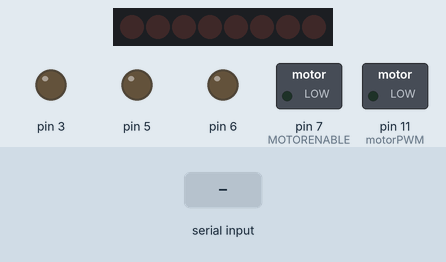
Simulated run of this sketch. Board: Arduino Uno, built with avr-gcc and run on an emulated ATmega328P. On the bench: 8 shift-register outputs drawn as a row of LEDs (first output left, lit = HIGH), switched loads named in the sketch (green lamp = pin HIGH), output pins drawn as LEDs (lit = HIGH). Wiring (inferred from the names in the program): shift register (74HC595): data pin 8; shift clock pin 4; latch pin 12. Wiring (inferred from the signals the program sends): row of LEDs: on Q0, Q1, Q2, Q3, Q4, Q5, Q6, Q7. The test bench sets the inputs (shaded band). Pins used as bus, display or sensor lines are not drawn; what the sketch prints to the serial monitor is not drawn.

Above: at 1.6 s.
1.7 s: "G" received over Serial
At 1.87 s:
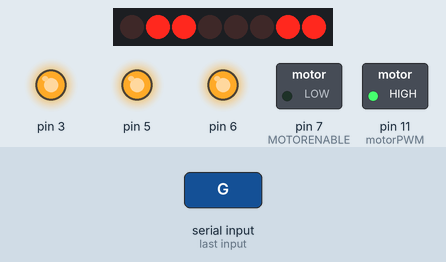
Timing chart, 0 to 4.4 s (numbered marks = the images above; inputs shaded):
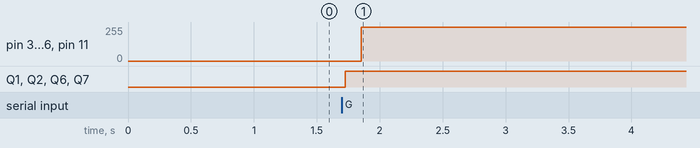

Measured:
- after the input at 1.7 s, pin 3, pin 5, pin 6, pin 11 (motorPWM): 0/255 → 255/255 after 0.15 s; Q1, Q2, Q6, Q7: LOW → HIGH at once

The sketch:

general_control.ino
```cpp
#define MOTORLATCH   12
#define MOTORCLK     4
#define MOTORENABLE  7
#define MOTORDATA    8
#define MOTOR1_A  2
#define MOTOR1_B  3
#define MOTOR2_A  1
#define MOTOR2_B  4
#define MOTOR3_A  5
#define MOTOR3_B  7
#define MOTOR4_A  0
#define MOTOR4_B  6
#define MOTOR1_PWM 11
#define MOTOR2_PWM 3
#define MOTOR3_PWM 6
#define MOTOR4_PWM 5
#define FORWARD   1
#define BACKWARD  2
#define RELEASE   3
// ================== 初始化 ==================
void setup() {
  Serial.begin(9600);
  Serial.println("控制说明:");
  Serial.println("A: 电机1/2正转，电机3/4反转");
  Serial.println("S: 电机1/2反转，电机3/4正转");
  Serial.println("D: 电机1/3正转，电机2/4反转");
  Serial.println("F: 电机1/3反转，电机2/4正转");
  Serial.println("G: 电机1/2正转，电机3/4反转，占空比 50→255→保持→50 循环");
  Serial.println("H: 电机1/2:left_right_arrow:3/4交替正反转 + PWM呼吸 (50~255)");
  Serial.println("J: 电机1/2正转，电机3/4反转，可用 +/- 调整占空比");
  Serial.println("空格: 停止所有电机并退出循环模式");
  // ============= 修改 PWM 频率到 ~31kHz =============
  TCCR0B = (TCCR0B & 0b11111000) | 0x01;
  TCCR2B = (TCCR2B & 0b11111000) | 0x01;
  Serial.println("PWM 频率已调到 ~31kHz");
}
// ================== 主循环 ==================
void loop() {
  if (Serial.available()) {
    char key = Serial.read();
    key = toupper(key);
    switch (key) {
      case 'A':
        motor(1, FORWARD, 255);
        motor(2, FORWARD, 255);
        motor(3, BACKWARD, 255);
        motor(4, BACKWARD, 255);
        Serial.println("执行 A: 电机1/2正转，电机3/4反转");
        break;
      case 'S':
        motor(1, BACKWARD, 255);
        motor(2, BACKWARD, 255);
        motor(3, FORWARD, 255);
        motor(4, FORWARD, 255);
        Serial.println("执行 S: 电机1/2反转，电机3/4正转");
        break;
      case 'D':
        motor(1, FORWARD, 255);
        motor(3, FORWARD, 255);
        motor(2, BACKWARD, 255);
        motor(4, BACKWARD, 255);
        Serial.println("执行 D: 电机1/3正转，电机2/4反转");
        break;
      case 'F':
        motor(1, BACKWARD, 255);
        motor(3, BACKWARD, 255);
        motor(2, FORWARD, 255);
        motor(4, FORWARD, 255);
        Serial.println("执行 F: 电机1/3反转，电机2/4正转");
        break;
      // ========== G 模式 ==========
      case 'G':
        Serial.println("执行 G: 电机1/2正转，电机3/4反转，占空比 50→255→保持→50 循环");
        while (true) {
          // 前2秒：50 -> 255
          for (int step = 0; step <= 100; step++) {
            int pwm = map(step, 0, 100, 50, 255);
            motor(1, FORWARD, pwm);
            motor(2, FORWARD, pwm);
            motor(3, BACKWARD, pwm);
            motor(4, BACKWARD, pwm);
            delay(20);
          }
          // 保持1秒
          motor(1, FORWARD, 255);
          motor(2, FORWARD, 255);
          motor(3, BACKWARD, 255);
          motor(4, BACKWARD, 255);
          delay(1000);
          // 后2秒：255 -> 50
          for (int step = 0; step <= 100; step++) {
            int pwm = map(step, 0, 100, 255, 50);
            motor(1, FORWARD, pwm);
            motor(2, FORWARD, pwm);
            motor(3, BACKWARD, pwm);
            motor(4, BACKWARD, pwm);
            delay(20);
          }
          if (Serial.available()) {
            char key2 = Serial.read();
            if (key2 == ' ') {
              stopAllMotors();
              Serial.println(":warning: 退出 G 模式");
              break;
            }
          }
        }
        break;
      // ========== H 模式 ==========
      case 'H':
        Serial.println("执行 H: 电机1/2:left_right_arrow:3/4交替正反转 + PWM呼吸 (50~255)");
        while (true) {
          // 电机1/2正转, 电机3/4反转
          for (int pwm = 50; pwm <= 255; pwm++) {
            motor(1, FORWARD, pwm);
            motor(2, FORWARD, pwm);
            motor(3, BACKWARD, pwm);
            motor(4, BACKWARD, pwm);
            delay(10);
          }
          for (int pwm = 255; pwm >= 50; pwm--) {
            motor(1, FORWARD, pwm);
            motor(2, FORWARD, pwm);
            motor(3, BACKWARD, pwm);
            motor(4, BACKWARD, pwm);
            delay(10);
          }
          stopAllMotors();
          delay(1000);
          // 电机1/2反转, 电机3/4正转
          for (int pwm = 50; pwm <= 255; pwm++) {
            motor(1, BACKWARD, pwm);
            motor(2, BACKWARD, pwm);
            motor(3, FORWARD, pwm);
            motor(4, FORWARD, pwm);
            delay(10);
          }
          for (int pwm = 255; pwm >= 50; pwm--) {
            motor(1, BACKWARD, pwm);
            motor(2, BACKWARD, pwm);
            motor(3, FORWARD, pwm);
            motor(4, FORWARD, pwm);
            delay(10);
          }
          stopAllMotors();
          delay(1000);
          if (Serial.available()) {
            char key2 = Serial.read();
            if (key2 == ' ') {
              stopAllMotors();
              Serial.println(":warning: 退出 H 模式");
              break;
            }
          }
        }
        break;
      // ========== J 模式 ==========
      case 'J':
        Serial.println("执行 J: 电机1/2正转, 电机3/4反转, 用 +/- 调节占空比");
        {
          int pwmJ = 150;  // 初始占空比
          while (true) {
            motor(1, FORWARD, pwmJ);
            motor(2, FORWARD, pwmJ);
            motor(3, BACKWARD, pwmJ);
            motor(4, BACKWARD, pwmJ);
            if (Serial.available()) {
              char key2 = Serial.read();
              if (key2 == '+') {
                pwmJ = min(pwmJ + 10, 255);
                Serial.print("PWM 增加到: "); Serial.println(pwmJ);
              } else if (key2 == '-') {
                pwmJ = max(pwmJ - 10, 50);
                Serial.print("PWM 减少到: "); Serial.println(pwmJ);
              } else if (key2 == ' ') {
                stopAllMotors();
                Serial.println(":warning: 退出 J 模式");
                break;
              }
            }
            delay(50);
          }
        }
        break;
      case ' ':  // 空格停止
        stopAllMotors();
        Serial.println(":warning: 所有电机停止");
        break;
    }
  }
}
// ================== 停止所有电机 ==================
void stopAllMotors() {
  for (int i = 1; i <= 4; i++) {
    motor(i, RELEASE, 0);
  }
}
// ================== 电机控制函数 ==================
void motor(int nMotor, int command, int speed) {
  int motorA, motorB, motorPWM;
  switch (nMotor) {
    case 1: motorA = MOTOR1_A; motorB = MOTOR1_B; motorPWM = MOTOR1_PWM; break;
    case 2: motorA = MOTOR2_A; motorB = MOTOR2_B; motorPWM = MOTOR2_PWM; break;
    case 3: motorA = MOTOR3_A; motorB = MOTOR3_B; motorPWM = MOTOR3_PWM; break;
    case 4: motorA = MOTOR4_A; motorB = MOTOR4_B; motorPWM = MOTOR4_PWM; break;
    default: return;
  }
  switch (command) {
    case FORWARD:
      motor_output(motorA, HIGH, speed, motorPWM);
      motor_output(motorB, LOW, -1, motorPWM);
      break;
    case BACKWARD:
      motor_output(motorA, LOW, speed, motorPWM);
      motor_output(motorB, HIGH, -1, motorPWM);
      break;
    case RELEASE:
      motor_output(motorA, LOW, 0, motorPWM);
      motor_output(motorB, LOW, -1, motorPWM);
      break;
  }
}
void motor_output(int output, int high_low, int speed, int motorPWM) {
  shiftWrite(output, high_low);
  if (speed >= 0 && speed <= 255) {
    analogWrite(motorPWM, speed);
  }
}
void shiftWrite(int output, int high_low) {
  static int latch_copy;
  static bool init = false;
  if (!init) {
    pinMode(MOTORLATCH, OUTPUT);
    pinMode(MOTORENABLE, OUTPUT);
    pinMode(MOTORDATA, OUTPUT);
    pinMode(MOTORCLK, OUTPUT);
    digitalWrite(MOTORDATA, LOW);
    digitalWrite(MOTORLATCH, LOW);
    digitalWrite(MOTORCLK, LOW);
    digitalWrite(MOTORENABLE, LOW);
    latch_copy = 0;
    init = true;
  }
  bitWrite(latch_copy, output, high_low);
  shiftOut(MOTORDATA, MOTORCLK, MSBFIRST, latch_copy);
  digitalWrite(MOTORLATCH, HIGH);
  digitalWrite(MOTORLATCH, LOW);
}
```
